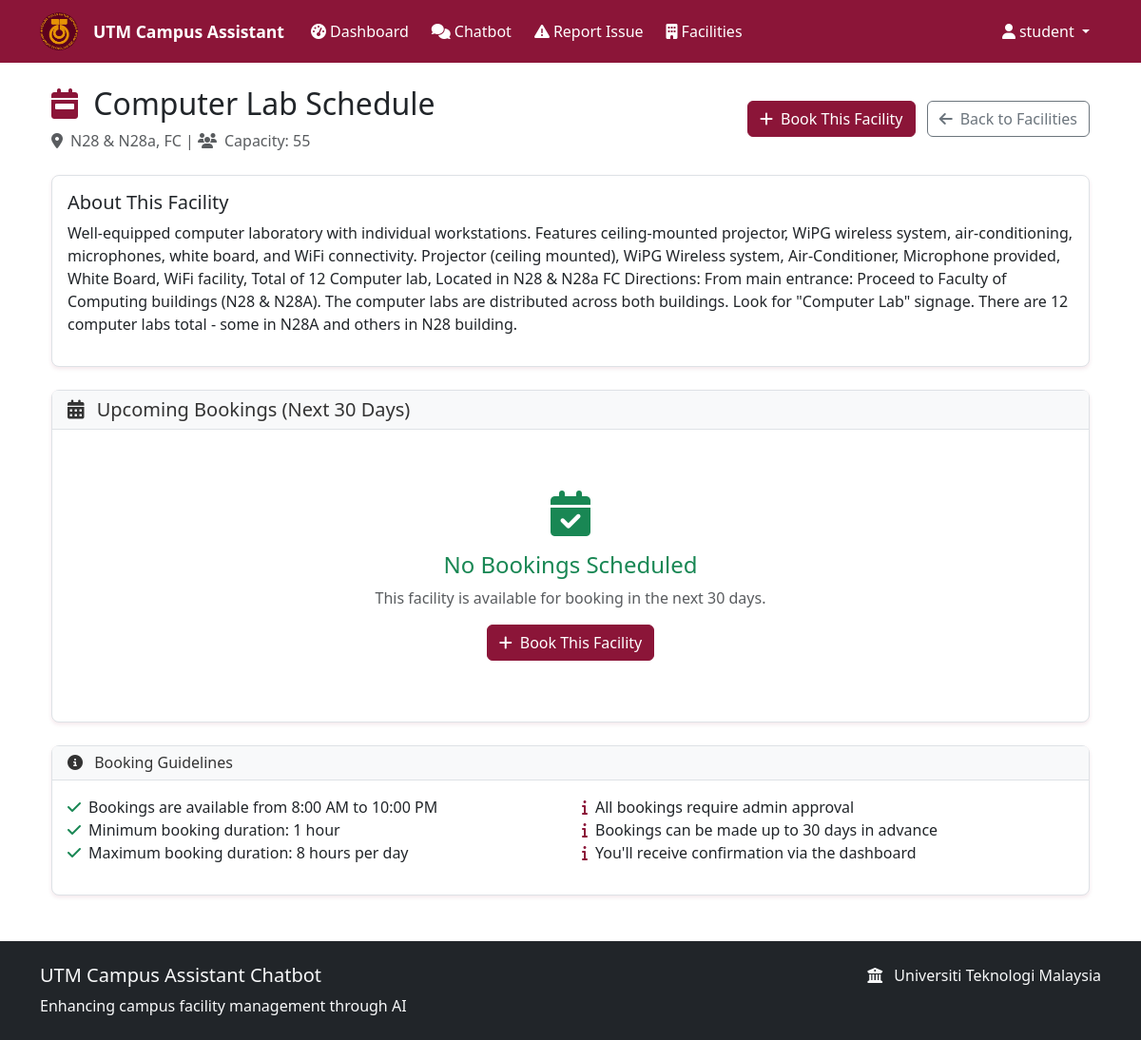
Page /facility_schedule/4 (signed in) on the committed database.
### models.py (models this page shows)
class User(UserMixin, db.Model):
    __tablename__ = 'users'
    id = db.Column(db.Integer, primary_key=True)
    username = db.Column(db.String(80), unique=True, nullable=False)
    email = db.Column(db.String(120), unique=True, nullable=False)
    password_hash = db.Column(db.String(256), nullable=False)
    role = db.Column(Enum(UserRole), nullable=False, default=UserRole.STUDENT)
    full_name = db.Column(db.String(100), nullable=False)
    student_id = db.Column(db.String(20), unique=True, nullable=True)
    created_at = db.Column(db.DateTime, default=datetime.utcnow)

class Facility(db.Model):
    __tablename__ = 'facilities'
    id = db.Column(db.Integer, primary_key=True)
    name = db.Column(db.String(100), nullable=False)
    category = db.Column(db.String(50), nullable=False)
    location = db.Column(db.String(200), nullable=False)
    description = db.Column(db.Text)
    is_bookable = db.Column(db.Boolean, default=False)
    is_active = db.Column(db.Boolean, default=True)
    capacity = db.Column(db.Integer)
    operating_hours = db.Column(db.String(100))
    contact_info = db.Column(db.String(200))
    created_at = db.Column(db.DateTime, default=datetime.utcnow)
    updated_at = db.Column(db.DateTime, default=datetime.utcnow, onupdate=datetime.utcnow)

### routes.py (the view)
@app.route('/facility_schedule/<int:facility_id>')
@login_required
def facility_schedule(facility_id):
    facility = Facility.query.get_or_404(facility_id)
    from datetime import date, timedelta
    start_date = date.today()
    end_date = start_date + timedelta(days=30)
    bookings = FacilityBooking.query.filter(
        FacilityBooking.facility_id == facility_id,
        FacilityBooking.booking_date >= start_date,
        FacilityBooking.booking_date <= end_date,
        FacilityBooking.status.in_([BookingStatus.PENDING, BookingStatus.APPROVED])
    ).order_by(FacilityBooking.booking_date, FacilityBooking.start_hour).all()
    return render_template('facility_schedule.html', facility=facility, bookings=bookings)

### flask_app.py (called while the page is built)
@login_manager.user_loader
def load_user(user_id):
    from models import User
    return User.query.get(int(user_id))

### templates/facility_schedule.html (shortened to what this page needs)
{% extends "base.html" %}
{% block content %}
<div class="container mt-4">
    <div class="d-flex justify-content-between align-items-center mb-4">
        <div>
            <h2>
                <i class="fas fa-calendar-week text-primary me-2"></i>
                {{ facility.name }} Schedule
            </h2>
            <p class="text-muted mb-0">
                <i class="fas fa-map-marker-alt me-2"></i>{{ facility.location }}
                {% if facility.capacity %}
                | <i class="fas fa-users me-2"></i>Capacity: {{ facility.capacity }}
                {% endif %}
            </p>
        </div>
        <div>
            <a href="{{ url_for('book_facility') }}" class="btn btn-primary">
                <i class="fas fa-plus me-2"></i>Book This Facility
            </a>
            <a href="{{ url_for('facility_info') }}" class="btn btn-outline-secondary ms-2">
                <i class="fas fa-arrow-left me-2"></i>Back to Facilities
            </a>
        </div>
    </div>
    {% if facility.description %}
    <div class="card mb-4">
        <div class="card-body">
            <h5>About This Facility</h5>
            <p>{{ facility.description }}</p>
        </div>
    </div>
    {% endif %}
    <div class="card">
        <div class="card-header">
            <h5 class="mb-0">
                <i class="fas fa-calendar-alt me-2"></i>
                Upcoming Bookings (Next 30 Days)
            </h5>
        </div>
        <div class="card-body">
            {% if bookings %}
            <div class="table-responsive">
                <table class="table table-hover">
                    <thead class="table-light">
                        <tr>
                            <th>Date</th>
                            <th>Time</th>
                            <th>Duration</th>
                            <th>Purpose</th>
                            <th>Status</th>
                            <th>Booked By</th>
                        </tr>
                    </thead>
                    <tbody>
                        {% for booking in bookings %}
                        <tr>
                            <td>
                                <strong>{{ booking.booking_date.strftime('%B %d, %Y') }}</strong><br>
                                <small class="text-muted">{{ booking.booking_date.strftime('%A') }}</small>
                            </td>
                            <td>
                                <i class="fas fa-clock me-2"></i>{{ booking.time_slot_display }}
                            </td>
                            <td>{{ booking.duration_hours }} hour{% if booking.duration_hours != 1 %}s{% endif %}</td>
                            <td>{{ booking.purpose[:50] }}{% if booking.purpose|length > 50 %}...{% endif %}</td>
                            <td>
                                <span class="badge
                                    {% if booking.status.value == 'pending' %}bg-warning text-dark
                                    {% elif booking.status.value == 'approved' %}bg-success
                                    {% elif booking.status.value == 'rejected' %}bg-danger
                                    {% else %}bg-secondary{% endif %}">
                                    {{ booking.status.value.title() }}
                                </span>
                            </td>
                            <td>
                                {% if current_user.role.value == 'admin' or booking.user_id == current_user.id %}
                                    {{ booking.user.full_name }}
                                {% else %}
                                    <i class="text-muted">Reserved</i>
                                {% endif %}
                            </td>
                        </tr>
                        {% endfor %}
                    </tbody>
                </table>
            </div>
            {% else %}
            <div class="text-center py-5">
                <i class="fas fa-calendar-check fa-3x text-success mb-3"></i>
                <h4 class="text-success">No Bookings Scheduled</h4>
                <p class="text-muted">This facility is available for booking in the next 30 days.</p>
                <a href="{{ url_for('book_facility') }}" class="btn btn-primary">
                    <i class="fas fa-plus me-2"></i>Book This Facility
                </a>
            </div>
            {% endif %}
        </div>
    </div>
    <div class="card mt-4">
        <div class="card-header">
            <h6 class="mb-0">
                <i class="fas fa-info-circle me-2"></i>
                Booking Guidelines
            </h6>
        </div>
        <div class="card-body">
            <div class="row">
                <div class="col-md-6">
                    <ul class="list-unstyled">
                        <li><i class="fas fa-check text-success me-2"></i>Bookings are available from 8:00 AM to 10:00 PM</li>
                        <li><i class="fas fa-check text-success me-2"></i>Minimum booking duration: 1 hour</li>
                        <li><i class="fas fa-check text-success me-2"></i>Maximum booking duration: 8 hours per day</li>
                    </ul>
                </div>
                <div class="col-md-6">
                    <ul class="list-unstyled">
                        <li><i class="fas fa-info text-primary me-2"></i>All bookings require admin approval</li>
                        <li><i class="fas fa-info text-primary me-2"></i>Bookings can be made up to 30 days in advance</li>
                        <li><i class="fas fa-info text-primary me-2"></i>You'll receive confirmation via the dashboard</li>
                    </ul>
                </div>
            </div>
        </div>
    </div>
</div>
{% endblock %}

### templates/base.html (shortened to what this page needs)
<!DOCTYPE html>
<html lang="en">
<head>
    <link href="https://cdn.jsdelivr.net/npm/bootstrap@5.3.0/dist/css/bootstrap.min.css" rel="stylesheet">
    <link href="{{ url_for('static', filename='css/style.css') }}" rel="stylesheet">
    <link rel="stylesheet" href="https://cdnjs.cloudflare.com/ajax/libs/font-awesome/6.4.0/css/all.min.css">
</head>
<body>
    <nav class="navbar navbar-expand-lg navbar-dark">
        <div class="container">
            <a class="navbar-brand" href="{{ url_for('index') }}">
                <img src="{{ url_for('static', filename='images/facilities/utm-logo.png') }}" alt="UTM Logo" class="utm-logo-img">
                <span class="text-white">UTM Campus Assistant</span>
            </a>
            <div class="collapse navbar-collapse" id="navbarNav">
                <ul class="navbar-nav me-auto">
                    {% if current_user.is_authenticated %}
                        {% if current_user.role.value == 'student' %}
                            <li class="nav-item">
                                <a class="nav-link" href="{{ url_for('student_dashboard') }}">
                                    <i class="fas fa-tachometer-alt me-1"></i>Dashboard
                                </a>
                            </li>
                            <li class="nav-item">
                                <a class="nav-link" href="{{ url_for('chatbot') }}">
                                    <i class="fas fa-comments me-1"></i>Chatbot
                                </a>
                            </li>
                            <li class="nav-item">
                                <a class="nav-link" href="{{ url_for('report_issue') }}">
                                    <i class="fas fa-exclamation-triangle me-1"></i>Report Issue
                                </a>
                            </li>
                            <li class="nav-item">
                                <a class="nav-link" href="{{ url_for('facility_info') }}">
                                    <i class="fas fa-building me-1"></i>Facilities
                                </a>
                            </li>
                        {% endif %}
                    {% endif %}
                </ul>
                <ul class="navbar-nav">
                    {% if current_user.is_authenticated %}
                        <li class="nav-item dropdown">
                            <a class="nav-link dropdown-toggle" href="#" id="navbarDropdown" role="button" data-bs-toggle="dropdown">
                                <i class="fas fa-user me-1"></i>{{ current_user.full_name }}
                            </a>
                        </li>
                    {% endif %}
                </ul>
            </div>
        </div>
    </nav>
    <main class="container my-4">
        {% block content %}{% endblock %}
    </main>
    <footer class="bg-dark text-light py-4 mt-5">
        <div class="container">
            <div class="row">
                <div class="col-md-6">
                    <h5>UTM Campus Assistant Chatbot</h5>
                    <p class="mb-0">Enhancing campus facility management through AI</p>
                </div>
                <div class="col-md-6 text-md-end">
                    <p class="mb-0">
                        <i class="fas fa-university me-2"></i>
                        Universiti Teknologi Malaysia
                    </p>
                </div>
            </div>
        </div>
    </footer>
</body>
</html>

### static/css/style.css (style rules this page uses)
:root { --utm-maroon: #8B1538; --utm-maroon-dark: #6B1028; --utm-maroon-light: #AB1548; --utm-gold: #FFD700; --utm-gold-dark: #E5C100; --utm-gray: #f8f9fa; --utm-text: #333333; --utm-text-light: #666666; --utm-white: #ffffff; --utm-border: #dee2e6; }
.btn-primary { background-color: var(--utm-maroon); border-color: var(--utm-maroon); }
.text-primary { color: var(--utm-maroon) !important; }
.navbar-dark { background-color: var(--utm-maroon) !important; }
.navbar-brand { color: var(--utm-white) !important; font-weight: 700; font-size: 1.3rem; display: flex; align-items: center; gap: 0.5rem; }
.navbar-nav .nav-link { color: var(--utm-white) !important; font-weight: 500; transition: color 0.2s ease; margin: 0 0.25rem; }
.utm-logo-img { width: 40px; height: 40px; object-fit: cover; border-radius: 50%; margin-right: 8px; vertical-align: middle; }
.card { border: 1px solid var(--utm-border); border-radius: 0.5rem; box-shadow: 0 0.125rem 0.25rem rgba(139, 21, 56, 0.1); transition: transform 0.2s ease-in-out, box-shadow 0.2s ease-in-out; }
.card-header { background-color: var(--utm-gray); border-bottom: 1px solid var(--utm-border); font-weight: 600; color: var(--utm-text); }
.card { transition: transform 0.2s ease-in-out, box-shadow 0.2s ease-in-out; }
.btn { border-radius: 0.375rem; font-weight: 500; transition: all 0.2s ease; }
.navbar-brand { font-weight: 600; font-size: 1.1rem; }
.navbar-nav .nav-link { font-weight: 500; transition: color 0.2s ease; }
footer { margin-top: auto; }

### rows in the picture
User: full_name "student"
Facility: name "Computer Lab", location "N28 & N28a, FC", capacity "55", description "Well-equipped computer laboratory with individual workstations. Features ceiling-mounted projector, WiPG wireless system, air-conditioning, microphones, white board, and WiFi connectivity. Projector (ceiling mounted), WiPG Wireless system, Air-Conditioner, Microphone provided, White Board, WiFi facility, Total of 12 Computer lab, Located in N28 & N28a FC Directions: From main entrance: Proceed to Faculty of Computing buildings (N28 & N28A). The computer labs are distributed across both buildings. Look for \"Computer Lab\" signage. There are 12 computer labs total - some in N28A and others in N28 building."
